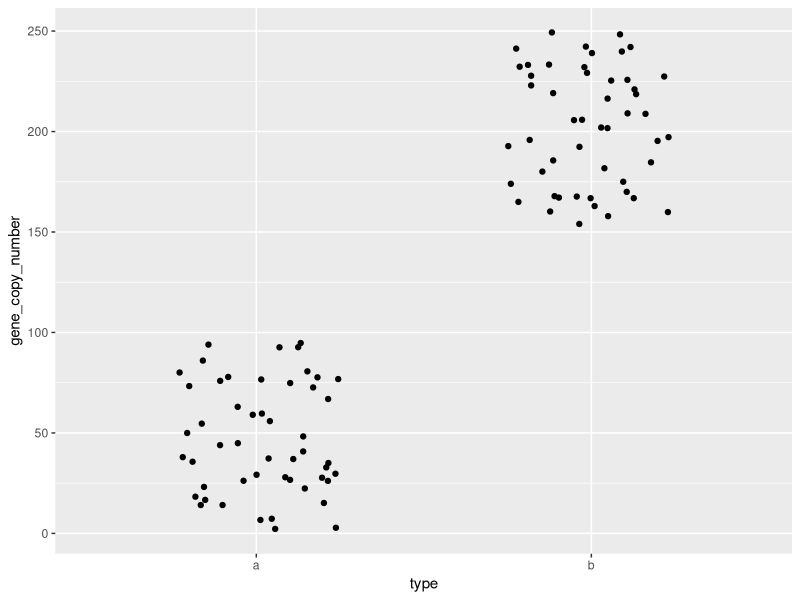

Source code (R):
library(here)
library(tidyverse)

# edit comment

# does this show?

# branching time

# i'm making changes

df <- data.frame(a = sample(x = c(1:100), replace = T, size = 50),
                 b = sample(x = c(150:250), replace = T, size = 50))
 df |>
   pivot_longer(cols = c(a, b),
                names_to = "type",
                values_to = "gene_copy_number") |>
   ggplot(aes(x = type, y = gene_copy_number)) +
   geom_jitter(width = 0.25)
